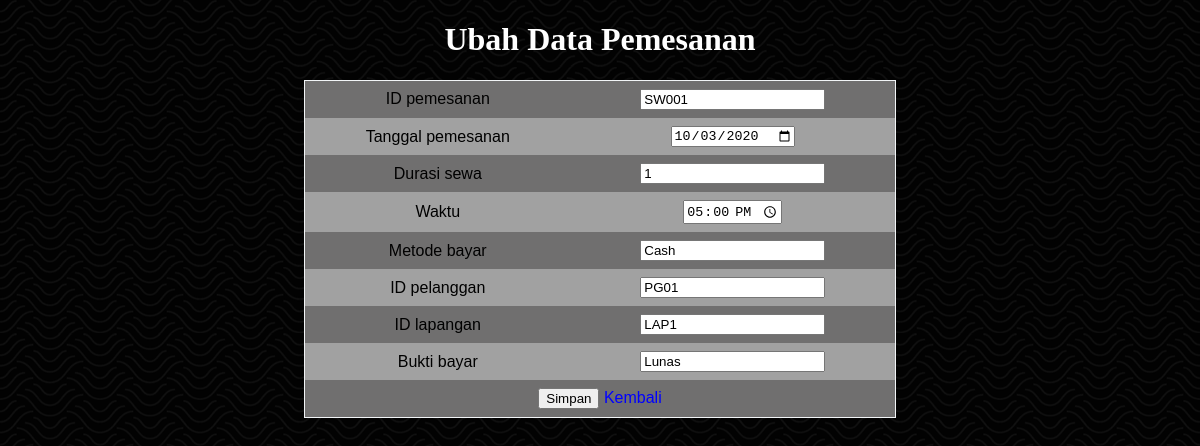
The page /ubah.php?id=SW001 on the database its author committed.
### tables this page shows
CREATE TABLE `pemesanan` (
  `sewaID` varchar(5) NOT NULL,
  `tglSewa` date NOT NULL,
  `durasiSewa` int(2) NOT NULL,
  `waktuMulaiSewa` time NOT NULL,
  `metodeBayar` enum('Cash') NOT NULL,
  `pelangganID` varchar(5) NOT NULL,
  `lapanganID` varchar(5) NOT NULL,
  `buktiBayar` enum('Lunas','DP') DEFAULT NULL
);

### ubah.php (the view, shortened to what this page needs)
<?php
    require 'functions.php';
    $id_sewa = $_GET['id'];
    $query = "SELECT sewaID, tglSewa, durasiSewa, waktuMulaiSewa, metodeBayar, pelangganID, lapanganID, buktiBayar FROM PEMESANAN
    WHERE sewaID = '$id_sewa'";
    $result = mysqli_query($conn, $query);
    $row = mysqli_fetch_assoc($result);
    $id_sewa = $row['sewaID'];
    $tgl = $row['tglSewa'];
    $durasi = $row['durasiSewa'];
    $waktu = $row['waktuMulaiSewa'];
    $metode = $row['metodeBayar'];
    $id_pel = $row['pelangganID'];
    $id_lap = $row['lapanganID'];
    $bukti = $row['buktiBayar'];
 ?>
<!DOCTYPE html>
<html lang="en">
<head>
    <link rel="stylesheet" type="text/css" href="styles.css">
</head>
<body>
	<h1>Ubah Data Pemesanan</h1>
	<form action="" method="POST" enctype="multipart/form-data">
        <center><table>
            <tr><td>ID pemesanan</td><td><input type="text" value="<?php echo "$id_sewa";?>" name="sewaIDBaru"></td></tr>
            <tr><td>Tanggal pemesanan</td><td><input type="date" value="<?php echo "$tgl";?>" name="tglSewaBaru"></td></tr>
            <tr><td>Durasi sewa</td><td><input type="text" value="<?php echo "$durasi";?>" name="durasiSewaBaru"></td></tr>
            <tr><td>Waktu</td><td><input type="time" min='07:00' max='23:00' value="<?php echo "$waktu";?>" name="waktuMulaiSewaBaru"></td></tr>
            <tr><td>Metode bayar</td><td><input type="text" value="<?php echo "$metode";?>" name="metodeBayarBaru"></td></tr>
            <tr><td>ID pelanggan</td><td><input type="text" value="<?php echo "$id_pel";?>" name="pelangganIDBaru"></td></tr>
            <tr><td>ID lapangan</td><td><input type="text" value="<?php echo "$id_lap";?>" name="lapanganIDBaru"></td></tr>
            <tr><td>Bukti bayar</td><td><input type="text" value="<?php echo "$bukti";?>" name="buktiBayarBaru"></td></tr>
            <tr><td colspan="2"><button type="submit" name="submit">Simpan</button>
                    <a id='a1' style='color: blue;' href="index.php">Kembali</a></td></tr>
        </table></center>
	</form>
</body>
</html>

### styles.css (style rules this page uses)
body { background-image: url('bg.png'); color: rgb(255, 255, 255); }
table { font-family: sans-serif; color: rgb(0, 0, 0); border-collapse: collapse; width: 50%; border: 1px solid #f2f5f7; }
table, th, td { padding: 8px 20px; text-align: center; }
table tr:nth-child(even) { background-color: #a1a1a1; }
table tr:nth-child(odd) { background-color: #706f6f; }
h1 { text-align: center; }
#a1 { text-decoration: none; }

### rows shown on the page
pemesanan: sewaIDBaru "SW001", tglSewaBaru "10/03/2020", durasiSewaBaru "1", waktuMulaiSewaBaru "17:00:00", metodeBayarBaru "Cash", pelangganIDBaru "PG01", lapanganIDBaru "LAP1", buktiBayarBaru "Lunas"
